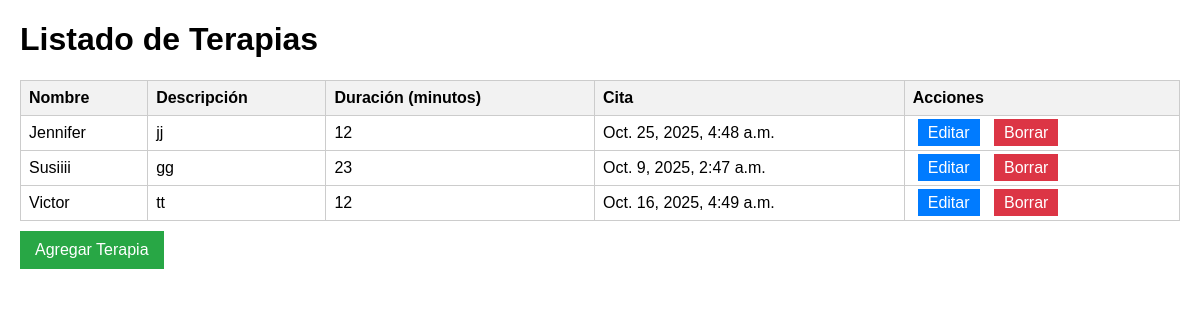
The page / on the database its author committed.
### app_terapias/models.py (models this page shows, shortened)
class Terapia(models.Model):
    nombre = models.CharField(max_length=100)
    descripcion = models.TextField()
    duracion = models.PositiveIntegerField(help_text="Duración en minutos")
    cita = models.DateTimeField()

### app_terapias/views.py (the view)
# urls.py: path('', views.index, name='lista_terapias'),
def index(request):
    terapias = Terapia.objects.all()
    return render(request, 'listar_terapias.html', {'terapias': terapias})

### app_terapias/templates/listar_terapias.html (shortened to what this page needs)
<!DOCTYPE html>
<html lang="es">
<head>
</head>
<body>
    <h1>Listado de Terapias</h1>
    <table>
        <thead>
            <tr>
                <th>Nombre</th>
                <th>Descripción</th>
                <th>Duración (minutos)</th>
                <th>Cita</th>
                <th>Acciones</th>
            </tr>
        </thead>
        <tbody>
            {% for terapia in terapias %}
            <tr>
                <td>{{ terapia.nombre }}</td>
                <td>{{ terapia.descripcion }}</td>
                <td>{{ terapia.duracion }}</td>
                <td>{{ terapia.cita }}</td>
                <td>
                    <a href="/editar/{{ terapia.id }}/" class="btn editar">Editar</a>
                    <a href="/borrar/{{ terapia.id }}/" class="btn borrar">Borrar</a>
                </td>
            </tr>
            {% empty %}
            <tr>
                <td colspan="5">No hay terapias registradas.</td>
            </tr>
            {% endfor %}
        </tbody>
    </table>
    <a href="/agregar/" class="btn agregar">Agregar Terapia</a>
</body>
</html>

### app_terapias/templates/listar_terapias.html (style rules this page uses)
body { font-family: Arial, sans-serif; margin: 20px; }
table { width: 100%; border-collapse: collapse; margin-top: 20px; }
th, td { border: 1px solid #ccc; padding: 8px; text-align: left; }
th { background-color: #f2f2f2; }
.btn { margin: 5px; padding: 5px 10px; text-decoration: none; color: white; }
.editar { background-color: #007BFF; }
.borrar { background-color: #DC3545; }
.agregar { background-color: #28A745; display: inline-block; margin: 10px 0; padding: 10px 15px; color: white; text-decoration: none; }

### rows shown on the page
Terapia: nombre "Jennifer", descripcion "jj", duracion "12", cita "Oct. 25, 2025, 4:48 a.m."
Terapia: nombre "Susiiii", descripcion "gg", duracion "23", cita "Oct. 9, 2025, 2:47 a.m."
Terapia: nombre "Victor", descripcion "tt", duracion "12", cita "Oct. 16, 2025, 4:49 a.m."
